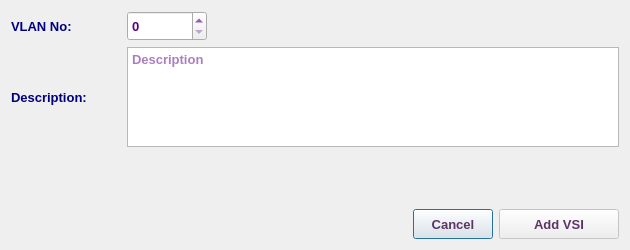
<?xml version="1.0" encoding="UTF-8"?>
<ui version="4.0">
 <class>AddVsiRefDialog</class>
 <widget class="QDialog" name="AddVsiRefDialog">
  <property name="windowModality">
   <enum>Qt::NonModal</enum>
  </property>
  <property name="geometry">
   <rect>
    <x>0</x>
    <y>0</y>
    <width>630</width>
    <height>250</height>
   </rect>
  </property>
  <property name="sizePolicy">
   <sizepolicy hsizetype="Fixed" vsizetype="Fixed">
    <horstretch>0</horstretch>
    <verstretch>0</verstretch>
   </sizepolicy>
  </property>
  <property name="minimumSize">
   <size>
    <width>630</width>
    <height>250</height>
   </size>
  </property>
  <property name="maximumSize">
   <size>
    <width>631</width>
    <height>251</height>
   </size>
  </property>
  <property name="font">
   <font>
    <family>Tahoma</family>
    <pointsize>10</pointsize>
   </font>
  </property>
  <property name="windowTitle">
   <string>Add New VSI Reference</string>
  </property>
  <property name="windowIcon">
   <iconset resource="../../../../image.qrc">
    <normaloff>:/Image/add.png</normaloff>:/Image/add.png</iconset>
  </property>
  <layout class="QVBoxLayout" name="verticalLayout_4">
   <item>
    <layout class="QHBoxLayout" name="horizontalLayout">
     <item>
      <widget class="QLabel" name="label">
       <property name="minimumSize">
        <size>
         <width>110</width>
         <height>30</height>
        </size>
       </property>
       <property name="maximumSize">
        <size>
         <width>110</width>
         <height>30</height>
        </size>
       </property>
       <property name="font">
        <font>
         <family>Tahoma</family>
         <pointsize>10</pointsize>
         <weight>75</weight>
         <bold>true</bold>
        </font>
       </property>
       <property name="styleSheet">
        <string notr="true">color: rgb(0, 0, 127);</string>
       </property>
       <property name="text">
        <string>VLAN No:</string>
       </property>
      </widget>
     </item>
     <item>
      <widget class="QSpinBox" name="vsiSB">
       <property name="minimumSize">
        <size>
         <width>80</width>
         <height>30</height>
        </size>
       </property>
       <property name="maximumSize">
        <size>
         <width>80</width>
         <height>30</height>
        </size>
       </property>
       <property name="font">
        <font>
         <family>Tahoma</family>
         <pointsize>10</pointsize>
         <weight>75</weight>
         <bold>true</bold>
        </font>
       </property>
       <property name="styleSheet">
        <string notr="true">color: rgb(85, 0, 127);</string>
       </property>
       <property name="maximum">
        <number>4096</number>
       </property>
      </widget>
     </item>
     <item>
      <spacer name="horizontalSpacer_5">
       <property name="font">
        <font>
         <family>Tahoma</family>
         <pointsize>10</pointsize>
        </font>
       </property>
       <property name="orientation">
        <enum>Qt::Horizontal</enum>
       </property>
       <property name="sizeHint" stdset="0">
        <size>
         <width>40</width>
         <height>20</height>
        </size>
       </property>
      </spacer>
     </item>
    </layout>
   </item>
   <item>
    <layout class="QHBoxLayout" name="horizontalLayout_8">
     <item>
      <widget class="QLabel" name="label_8">
       <property name="minimumSize">
        <size>
         <width>110</width>
         <height>100</height>
        </size>
       </property>
       <property name="maximumSize">
        <size>
         <width>110</width>
         <height>100</height>
        </size>
       </property>
       <property name="font">
        <font>
         <family>Tahoma</family>
         <pointsize>10</pointsize>
         <weight>75</weight>
         <bold>true</bold>
        </font>
       </property>
       <property name="styleSheet">
        <string notr="true">color: rgb(0, 0, 127);</string>
       </property>
       <property name="text">
        <string>Description:</string>
       </property>
      </widget>
     </item>
     <item>
      <widget class="QTextEdit" name="descTE">
       <property name="minimumSize">
        <size>
         <width>300</width>
         <height>100</height>
        </size>
       </property>
       <property name="maximumSize">
        <size>
         <width>8000</width>
         <height>100</height>
        </size>
       </property>
       <property name="font">
        <font>
         <family>Tahoma</family>
         <pointsize>10</pointsize>
         <weight>75</weight>
         <bold>true</bold>
        </font>
       </property>
       <property name="styleSheet">
        <string notr="true">color: rgb(85, 0, 127);</string>
       </property>
       <property name="placeholderText">
        <string>Description</string>
       </property>
      </widget>
     </item>
    </layout>
   </item>
   <item>
    <spacer name="verticalSpacer">
     <property name="font">
      <font>
       <family>Tahoma</family>
       <pointsize>10</pointsize>
      </font>
     </property>
     <property name="orientation">
      <enum>Qt::Vertical</enum>
     </property>
     <property name="sizeHint" stdset="0">
      <size>
       <width>20</width>
       <height>40</height>
      </size>
     </property>
    </spacer>
   </item>
   <item>
    <layout class="QHBoxLayout" name="horizontalLayout_10">
     <item>
      <spacer name="horizontalSpacer_9">
       <property name="font">
        <font>
         <family>Tahoma</family>
         <pointsize>10</pointsize>
        </font>
       </property>
       <property name="orientation">
        <enum>Qt::Horizontal</enum>
       </property>
       <property name="sizeHint" stdset="0">
        <size>
         <width>40</width>
         <height>20</height>
        </size>
       </property>
      </spacer>
     </item>
     <item>
      <widget class="QPushButton" name="CancelBtn">
       <property name="sizePolicy">
        <sizepolicy hsizetype="Preferred" vsizetype="Preferred">
         <horstretch>0</horstretch>
         <verstretch>0</verstretch>
        </sizepolicy>
       </property>
       <property name="minimumSize">
        <size>
         <width>80</width>
         <height>30</height>
        </size>
       </property>
       <property name="maximumSize">
        <size>
         <width>250</width>
         <height>30</height>
        </size>
       </property>
       <property name="font">
        <font>
         <family>Tahoma</family>
         <pointsize>10</pointsize>
         <weight>75</weight>
         <bold>true</bold>
        </font>
       </property>
       <property name="styleSheet">
        <string notr="true">color: rgb(92, 53, 102);</string>
       </property>
       <property name="text">
        <string>Cancel</string>
       </property>
      </widget>
     </item>
     <item>
      <widget class="QPushButton" name="okBtn">
       <property name="enabled">
        <bool>false</bool>
       </property>
       <property name="sizePolicy">
        <sizepolicy hsizetype="Preferred" vsizetype="Preferred">
         <horstretch>0</horstretch>
         <verstretch>0</verstretch>
        </sizepolicy>
       </property>
       <property name="minimumSize">
        <size>
         <width>120</width>
         <height>30</height>
        </size>
       </property>
       <property name="maximumSize">
        <size>
         <width>250</width>
         <height>30</height>
        </size>
       </property>
       <property name="font">
        <font>
         <family>Tahoma</family>
         <pointsize>10</pointsize>
         <weight>75</weight>
         <bold>true</bold>
        </font>
       </property>
       <property name="styleSheet">
        <string notr="true">color: rgb(92, 53, 102);</string>
       </property>
       <property name="text">
        <string>Add VSI</string>
       </property>
       <property name="icon">
        <iconset resource="../../../../image.qrc">
         <normaloff>:/Image/add.png</normaloff>:/Image/add.png</iconset>
       </property>
       <property name="iconSize">
        <size>
         <width>20</width>
         <height>20</height>
        </size>
       </property>
      </widget>
     </item>
    </layout>
   </item>
  </layout>
 </widget>
 <tabstops>
  <tabstop>vsiSB</tabstop>
  <tabstop>descTE</tabstop>
  <tabstop>okBtn</tabstop>
  <tabstop>CancelBtn</tabstop>
 </tabstops>
 <resources>
  <include location="../../../../image.qrc"/>
 </resources>
 <connections/>
</ui>
